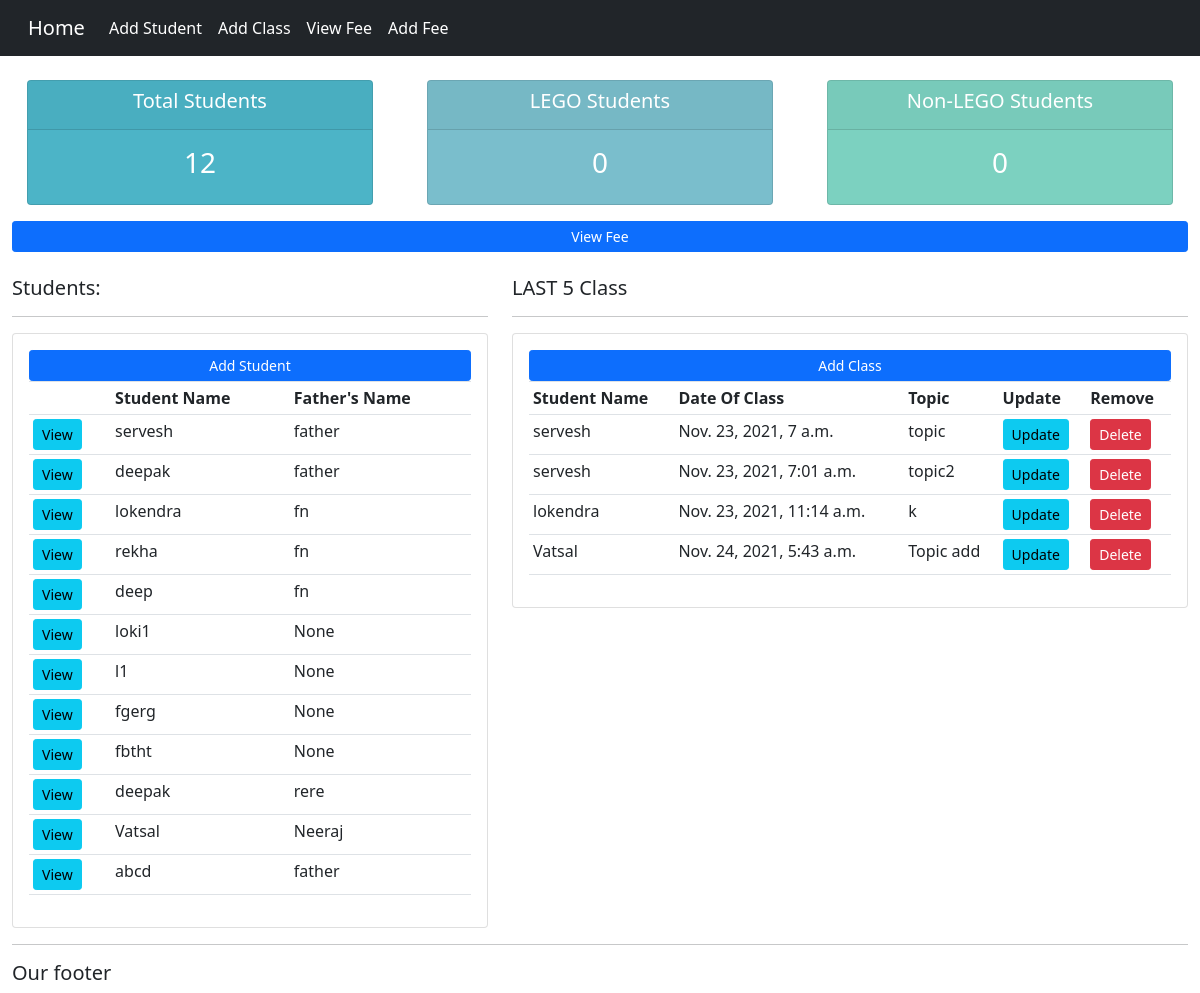
The page /acc on the database its author committed.
### accounts/models.py (models this page shows)
class Student(models.Model):
    Student_name=models.CharField(max_length=50,null=True)
    Class=models.FloatField(max_length=10,null=True,blank=True)
    Father_name=models.CharField(max_length=50,null=True,)
    Mother_name=models.CharField(max_length=50,null=True)
    School_name=models.CharField(max_length=50,null=True)
    Father_Contact_no=models.IntegerField()
    Mother_Contact_no=models.IntegerField()
    Email=models.CharField(max_length=30,null=True,blank=True)
    Address=models.CharField(max_length=100,null=True,blank=True)
    Father_occupation=models.CharField(max_length=100,null=True,blank=True)
    Mother_occupation=models.CharField(max_length=100,null=True,blank=True)
    DOB=models.DateField(null=True,blank=True)
    Date_joined=DateField(null=True,auto_now_add=True,blank=True)
    GENDER=(
        ('Male','Male'),
        ('Female','female'),
        ('Other','Other')
    )
    Gender=models.CharField(max_length=50,null=True,choices=GENDER)
    def __str__(self):
        return self.Student_name

class Topic(models.Model):
	student = models.ForeignKey(Student, null=True, on_delete= models.SET_NULL)
	trainer = models.ForeignKey(Trainer, null=True, on_delete= models.SET_NULL)
	date_created = models.DateTimeField(auto_now_add=True, null=True)
	status = models.CharField(max_length=200, null=True)

### accounts/views.py (the view)
# urls.py: path('', views.home, name="home"),
def home(request):
	orders = Topic.objects.all()
	customers = Student.objects.all()
	total_customers = customers.count()
	total_orders = orders.count()
	delivered = orders.filter(status='Delivered').count()
	pending = orders.filter(status='Pending').count()
	context = {'orders':orders, 'customers':customers,
	'total_orders':total_orders,'delivered':delivered,
	'pending':pending,'total_customers' :total_customers}
	return render(request, 'Trainer/dashboard.html', context)

### templates/Trainer/dashboard.html (shortened to what this page needs)
{%  extends 'Trainer/main.html' %}
{% block content %}
{%  include 'Trainer/status.html' %}
<div>
	<a class="btn btn-primary  btn-sm btn-block" href="{% url 'view_fee'%}">View Fee</a>
<br>
<div class="row">
	<div class="col-md-5">
		<h5>Students:</h5>
		<hr>
		<div class="card card-body">
			<a class="btn btn-primary  btn-sm btn-block" href="{% url 'add_student'%}">Add Student</a>
			<table class="table table-sm">
				<tr>
					<th></th>
					<th>Student Name</th>
					<th>Father's Name</th>
				</tr>
				{% for customer in customers %}
					<tr>
						<td><a class="btn btn-sm btn-info" href="{% url 'view_profile' customer.id %}">View</a></td>
						<td>{{customer.Student_name}}</td>
						<td>{{customer.Father_name}}</td>
					</tr>
				{% endfor %}
			</table>
		</div>
	</div>
	<div class="col-md-7">
		<h5>LAST 5 Class</h5>
		<hr>
		<div class="card card-body">
			<a class="btn btn-primary  btn-sm btn-block" href="{% url 'add_class' %}">Add Class</a>
			<table class="table table-sm">
				<tr>
					<th>Student Name</th>
					<th>Date Of Class</th>
					<th>Topic</th>
					<th>Update</th>
					<th>Remove</th>
				</tr>
				{% for order in orders %}
					<tr>
						<td>{{order.student}}</td>
						<td>{{order.date_created}}</td>
						<td>{{order.status}}</td>
						<td><a class="btn btn-sm btn-info" href="{% url 'update_class' order.id %}">Update</a></td>
						<td><a class="btn btn-sm btn-danger" href="{% url 'delete_order' order.id %}">Delete</a></td>
					</tr>
				{% endfor %}
			</table>
		</div>
	</div>
</div>
{% endblock %}

### templates/Trainer/main.html (shortened to what this page needs)
{% load static %}
<!DOCTYPE html>
<html>
<head>
	<link rel="stylesheet" href="https://stackpath.bootstrapcdn.com/bootstrap/4.3.1/css/bootstrap.min.css">
	<link rel="stylesheet" type="text/css" href="{% static '/css/main.css' %}">
</head>
<body>
	{%  include 'Trainer/navbar.html' %}
	<div class="container-fluid">
	{% block content %}
	{% endblock %}
    </div>
	<hr>
	<h5>Our footer</h5>
</body>
</html>

### templates/Trainer/navbar.html (shortened to what this page needs)
{% load static %}
<!doctype html>
<html lang="en">
  <head>
    <link href="https://cdn.jsdelivr.net/npm/bootstrap@5.0.2/dist/css/bootstrap.min.css" rel="stylesheet">
    <nav class="navbar navbar-expand-lg navbar-dark bg-dark">
      <div class="container-fluid">
        <a class="navbar-brand" href="{% url 'home' %}">Home</a>
        <div class="collapse navbar-collapse" id="navbarSupportedContent">
          <ul class="navbar-nav me-auto mb-2 mb-lg-0">
            <li class="nav-item">
              <a class="nav-link active" aria-current="page" href="{% url 'add_student'%}">Add Student</a>
            </li>
            <li class="nav-item">
              <a class="nav-link active" aria-current="page" href="{% url 'add_class' %}">Add Class</a>
            </li>
            <li class="nav-item">
              <a class="nav-link active" aria-current="page" href="{% url 'view_fee'%}">View Fee</a>
            </li>
            <li class="nav-item">
              <a class="nav-link active" aria-current="page" href="{% url 'add_fee'%}">Add Fee</a>
            </li>
          </ul>
        </div>
      </div>
    </nav>
  </head>
  <body>
  </body>
</html>

### templates/Trainer/status.html
<br>
<div class="row">
	<div class="col">
		<div class="col-md">
			<div class="card text-center text-white  mb-3" id="total-orders">
			  	<div class="card-header">
			  		<h5 class="card-title">Total Students</h5>
			  	</div>
			  	<div class="card-body">
			    	<h3 class="card-title">{{total_customers}}</h3>
			  	</div>
			</div>
		</div>
	</div>
	<div class="col">
		<div class="col-md">
			<div class="card text-center text-white  mb-3" id="orders-delivered">
			  	<div class="card-header">
			  		<h5 class="card-title">LEGO Students</h5>
			  	</div>
			  	<div class="card-body">
			    	<h3 class="card-title">{{delivered}}</h3>
			  	</div>
			</div>
		</div>
	</div>
	<div class="col">
		<div class="col-md">
			<div class="card text-center text-white  mb-3" id="orders-pending">
			  	<div class="card-header">
			  		<h5 class="card-title">Non-LEGO Students</h5>
			  	</div>
			  	<div class="card-body">
			    	<h3 class="card-title">{{pending}}</h3>
			  	</div>
			</div>
		</div>
	</div>
</div>

### static/css/main.css (style rules this page uses)
body { background-color: #ebeff5; }
#total-orders { background-color: #4cb4c7; }
#orders-delivered { background-color: #7abecc; }
#orders-pending { background-color: #7CD1C0; }

### rows shown on the page
Student: Student_name "servesh", Father_name "father"
Student: Student_name "deepak", Father_name "father"
Student: Student_name "lokendra", Father_name "fn"
Student: Student_name "rekha", Father_name "fn"
Student: Student_name "deep", Father_name "fn"
Student: Student_name "loki1", Father_name "None"
Student: Student_name "l1", Father_name "None"
Student: Student_name "fgerg", Father_name "None"
Student: Student_name "fbtht", Father_name "None"
Student: Student_name "deepak", Father_name "rere"
Student: Student_name "Vatsal", Father_name "Neeraj"
Student: Student_name "abcd", Father_name "father"
Topic: student "servesh", date_created "Nov. 23, 2021, 7 a.m.", status "topic"
Topic: student "servesh", date_created "Nov. 23, 2021, 7:01 a.m.", status "topic2"
Topic: student "lokendra", date_created "Nov. 23, 2021, 11:14 a.m.", status "k"
Topic: student "Vatsal", date_created "Nov. 24, 2021, 5:43 a.m.", status "Topic add"

### other values the page prints
{{ total_customers }} "12"
{{ delivered }} "0"
{{ pending }} "0"
